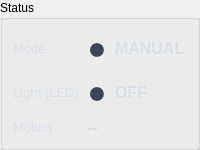
         <widget class="QGroupBox" name="gb_status">
          <property name="title">
           <string>Status</string>
          </property>
          <layout class="QVBoxLayout" name="statusLayout">
           <property name="spacing">
            <number>6</number>
           </property>
           <property name="leftMargin">
            <number>10</number>
           </property>
           <property name="topMargin">
            <number>10</number>
           </property>
           <property name="rightMargin">
            <number>10</number>
           </property>
           <property name="bottomMargin">
            <number>10</number>
           </property>
           <item>
            <layout class="QGridLayout" name="statusGrid" columnstretch="0,0,1">
             <property name="leftMargin">
              <number>0</number>
             </property>
             <property name="topMargin">
              <number>0</number>
             </property>
             <property name="rightMargin">
              <number>0</number>
             </property>
             <property name="bottomMargin">
              <number>0</number>
             </property>
             <property name="spacing">
              <number>8</number>
             </property>
             <item row="0" column="0">
              <widget class="QLabel" name="lbl_row_mode">
               <property name="styleSheet">
                <string notr="true">color: #d7dee8; font-size: 10pt;</string>
               </property>
               <property name="text">
                <string>Mode</string>
               </property>
               <property name="alignment">
                <set>Qt::AlignLeading|Qt::AlignLeft|Qt::AlignVCenter</set>
               </property>
              </widget>
             </item>
             <item row="0" column="1">
              <widget class="QLabel" name="lbl_mode_indicator">
               <property name="styleSheet">
                <string notr="true">color: #3a4656; font-size: 24pt;</string>
               </property>
               <property name="text">
                <string>●</string>
               </property>
               <property name="alignment">
                <set>Qt::AlignCenter</set>
               </property>
              </widget>
             </item>
             <item row="0" column="2">
              <widget class="QLabel" name="lbl_mode_state">
               <property name="styleSheet">
                <string notr="true">color: #d7dee8; font-size: 12pt; font-weight: bold;</string>
               </property>
               <property name="text">
                <string>MANUAL</string>
               </property>
               <property name="alignment">
                <set>Qt::AlignLeading|Qt::AlignLeft|Qt::AlignVCenter</set>
               </property>
              </widget>
             </item>
             <item row="1" column="0">
              <widget class="QLabel" name="lbl_row_light">
               <property name="styleSheet">
                <string notr="true">color: #d7dee8; font-size: 10pt;</string>
               </property>
               <property name="text">
                <string>Light (LED)</string>
               </property>
               <property name="alignment">
                <set>Qt::AlignLeading|Qt::AlignLeft|Qt::AlignVCenter</set>
               </property>
              </widget>
             </item>
             <item row="1" column="1">
              <widget class="QLabel" name="lbl_light_indicator">
               <property name="styleSheet">
                <string notr="true">color: #3a4656; font-size: 24pt;</string>
               </property>
               <property name="text">
                <string>●</string>
               </property>
               <property name="alignment">
                <set>Qt::AlignCenter</set>
               </property>
              </widget>
             </item>
             <item row="1" column="2">
              <widget class="QLabel" name="lbl_light_state">
               <property name="styleSheet">
                <string notr="true">color: #d7dee8; font-size: 12pt; font-weight: bold;</string>
               </property>
               <property name="text">
                <string>OFF</string>
               </property>
               <property name="alignment">
                <set>Qt::AlignLeading|Qt::AlignLeft|Qt::AlignVCenter</set>
               </property>
              </widget>
             </item>
             <item row="2" column="0">
              <widget class="QLabel" name="lbl_row_motion">
               <property name="styleSheet">
                <string notr="true">color: #d7dee8; font-size: 10pt;</string>
               </property>
               <property name="text">
                <string>Motion</string>
               </property>
               <property name="alignment">
                <set>Qt::AlignLeading|Qt::AlignLeft|Qt::AlignVCenter</set>
               </property>
              </widget>
             </item>
             <item row="2" column="1" colspan="2">
              <widget class="QLabel" name="lbl_motion_state">
               <property name="styleSheet">
                <string notr="true">color: #d7dee8; font-size: 12pt; font-weight: bold;</string>
               </property>
               <property name="text">
                <string>--</string>
               </property>
               <property name="alignment">
                <set>Qt::AlignLeading|Qt::AlignLeft|Qt::AlignVCenter</set>
               </property>
              </widget>
             </item>
            </layout>
           </item>
          </layout>
         </widget>
